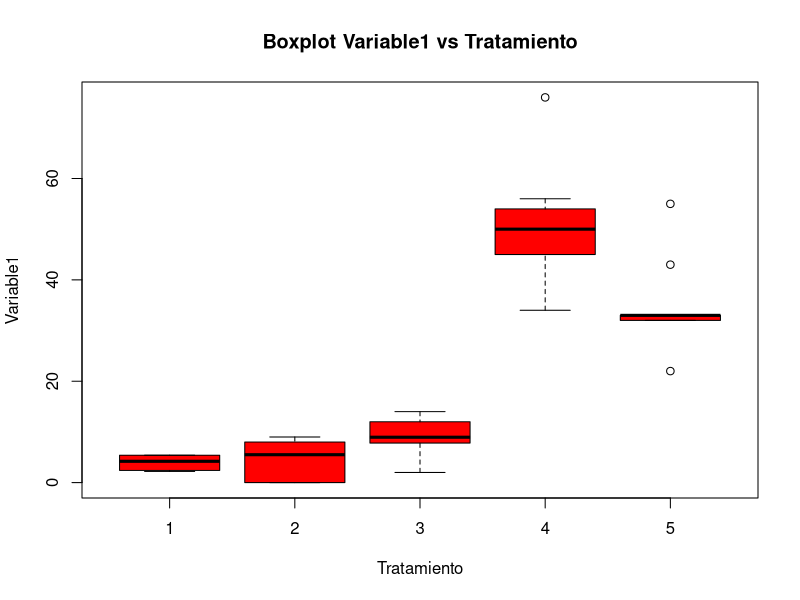
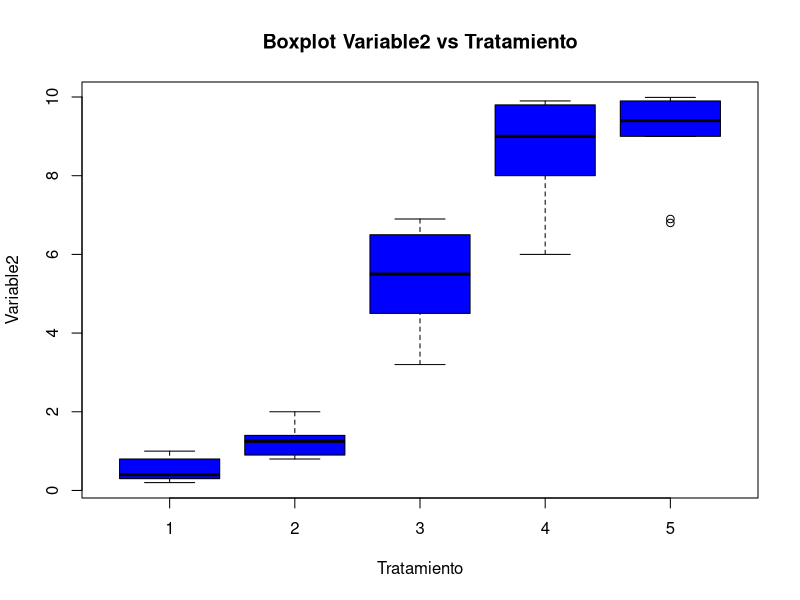
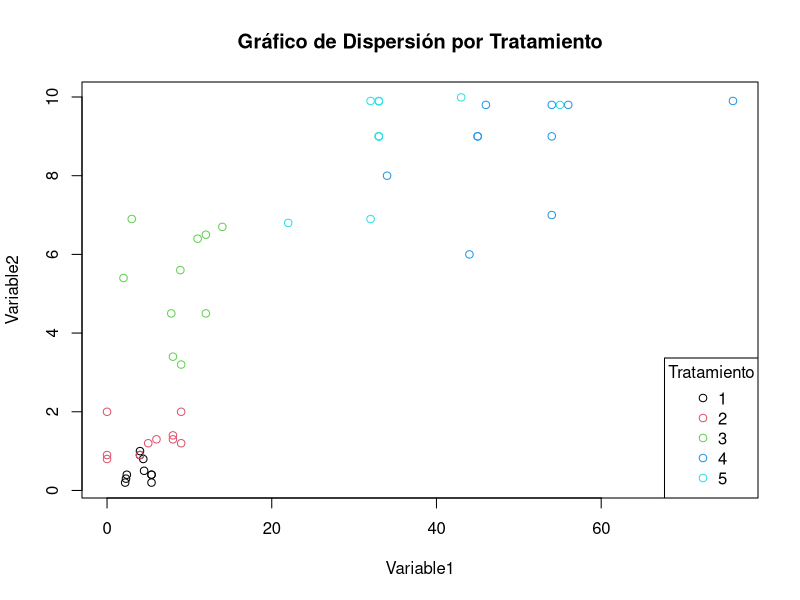
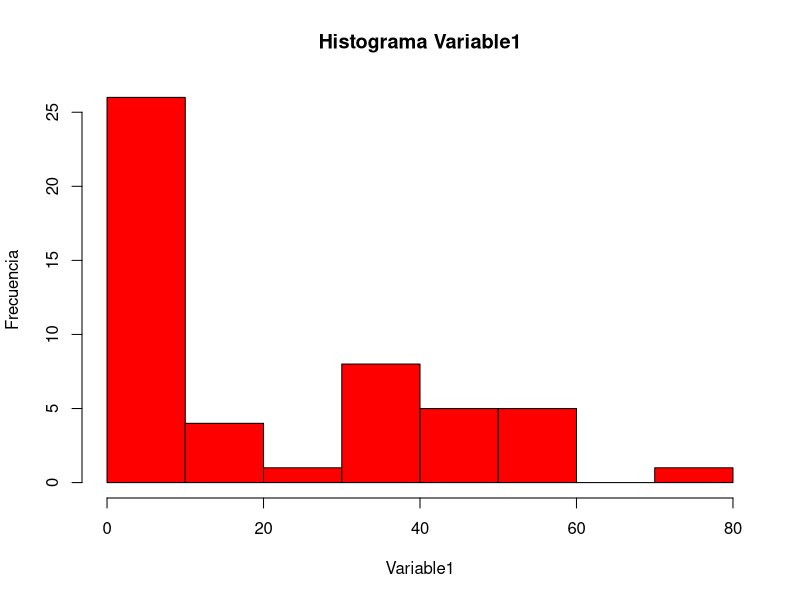
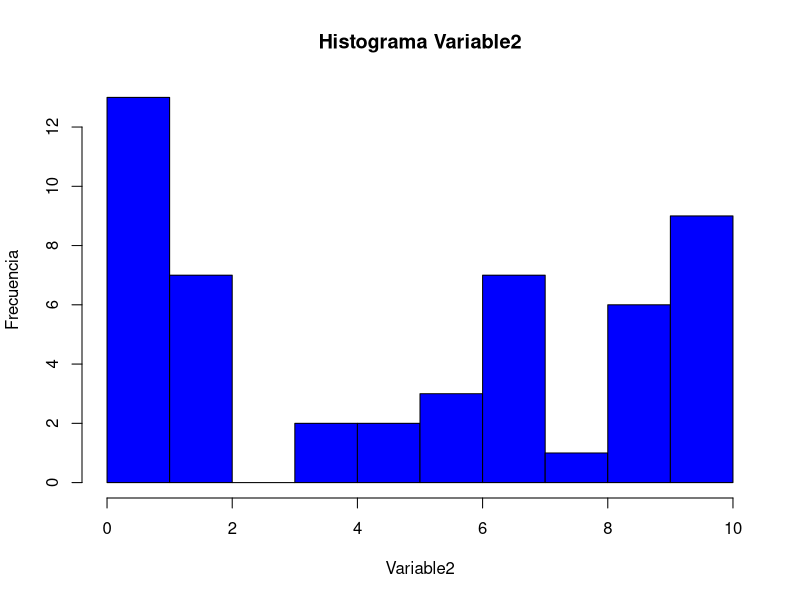

R code for these plots, in order:
# TRABAJO R MARTA MURIA CABRERO

########PREGUNTA 1########

# Cargo los datos
datos <- read.table("datos.txt", header = TRUE, sep = "\t")
datos

# Examino los datos
# Para mostrar las primeras filas
head(datos)

# Resumen estadístico de las variables
summary(datos)

# Dimensiones del conjunto de datos (vemos número de filas y columnas)
dim(datos)

# Estructura de los datos
str(datos)

## ¿Cuántas variables hay? Hay 2 variables "Variable1" y "Variable2". 
# Esto se puede determinar a partir de la salida de head(datos)

## ¿Cuántos tratamientos? Hay 5 tratamientos.
# Esto se puede determinar observando los valores únicos en la columna "Tratamiento".

########PREGUNTA 2########

# Creo un boxplot para Variable1
boxplot(Variable1~Tratamiento,data=datos, col = "red")

# Le agrego un título
title("Boxplot Variable1 vs Tratamiento")

# Creo un boxplot para Variable2
boxplot(Variable2~Tratamiento,data=datos, col = "blue")

# Le agrego un título
title("Boxplot Variable2 vs Tratamiento")

########PREGUNTA 3########

# Creo un gráfico de dispersión con colores por tratamiento
# pch = 1 se refiere a un tipo específico de marcador en este caso circunferencias.
plot(datos$Variable1, datos$Variable2, col = datos$Tratamiento, 
     pch = 1, xlab = "Variable1", ylab = "Variable2",
     main = "Gráfico de Dispersión por Tratamiento")

########PREGUNTA 4########

# Agrego una leyenda en la esquina inferior derecha
# Uso "bottomright" para colocar la leyenda en esquina inferior derecha del gráfico.
legend("bottomright", legend = unique(datos$Tratamiento), 
       col = unique(datos$Tratamiento), pch = 1, title = "Tratamiento")

########PREGUNTA 5########

# Histograma para la Variable1
hist(datos$Variable1, col = "red", main = "Histograma Variable1", xlab = "Variable1", ylab = "Frecuencia")

# Histograma para la Variable2
hist(datos$Variable2, col = "blue", main = "Histograma Variable2", xlab = "Variable2", ylab = "Frecuencia")

########PREGUNTA 6########

# Creo un factor a partir de la columna "Tratamiento" y lo guardo en una nueva variable
datos$TratamientoFactor <- factor(datos$Tratamiento)
datos$TratamientoFactor
head(datos$TratamientoFactor)

########PREGUNTA 7########

# Usando aggregate

# Calculo la media y desviación estándar para Variable1 por tratamiento
media_variable1 <- aggregate(Variable1 ~ TratamientoFactor, datos, mean)
desviacion_variable1 <- aggregate(Variable1 ~ TratamientoFactor, datos, sd)

# Resultados para Variable1
print("Media de Variable1 por Tratamiento:")
print(media_variable1)
print("Desviación Estándar de Variable1 por Tratamiento:")
print(desviacion_variable1)

# Calculo la media y desviación estándar para Variable2 por tratamiento
media_variable2 <- aggregate(Variable2 ~ TratamientoFactor, datos, mean)
desviacion_variable2 <- aggregate(Variable2 ~ TratamientoFactor, datos, sd)

# Resultados para Variable2
print("Media de Variable2 por Tratamiento:")
print(media_variable2)
print("Desviación Estándar de Variable2 por Tratamiento:")
print(desviacion_variable2)

########PREGUNTA 8########

# Uso table() para contar el número de elementos por tratamiento
elementos_por_tratamiento <- table(datos$TratamientoFactor)
elementos_por_tratamiento # Muestra la cantidad de elementos por tratamiento. 
# Vemos que dada tratamiento tiene 10 elementos

########PREGUNTA 9########

# Extraigo los datos para el tratamiento 1 y los guardo en una variable
datos_tratamiento_1 <- datos[datos$TratamientoFactor == "1", ]
datos_tratamiento_1

# Extraigo los datos para el tratamiento 4 y los guardo en otra variable
datos_tratamiento_4 <- datos[datos$TratamientoFactor == "4", ]
datos_tratamiento_4

########PREGUNTA 10########

# Nuestra hipótesis nula es que las medias de tratamiento 1 y tratamiento 4 para la Variable 1 son iguales
### ¿Puedes comprobarlo? Para ello, necesitarás comprobar primero si los datos se distribuyen de forma normal
# Uso el comando shapiro.test() para ver si los datos siguen una distribución normal.

shapiro.test(datos_tratamiento_1$Variable1)  # Prueba de normalidad para tratamiento 1
# Tiene un p value de 0.06434

shapiro.test(datos_tratamiento_4$Variable1)  # Prueba de normalidad para tratamiento 4
# Tiene un p value de 0.1564

# Ambos p values son mayores de 0.05, por lo que NO se rechaza la hipótesis nula.
# Los datos no siguen una distribución normal.


### En función del resultado de la prueba de normalidad, ¿qué test usarías? 
# Se usaría la prueba de t-student si nuestras variables fueran iguales.
# Como no siguen una distribución normal, uso el test de Wilcoxon-Mann-Whitney para tratamiento 1 y tratamiento 4
# Con este test comprobamos si el tratamiento 1 y 4 en base a la variable 1 son iguales o no.

wilcox.test(datos_tratamiento_1$Variable1, datos_tratamiento_4$Variable1,exact=FALSE)

# El resultado (p value= 0.0001727) indica que no son iguales ya que es menor de 0,05
# Se rechaza la hipótesis nula. Los tratamientos son estadísticamente diferentes.


### En general, asumimos que las muestras son independientes, pero ¿son sus varianzas iguales? 
# Para hacer la prueba de igualdad de varianzas uso el comando var.test()

var.test(datos_tratamiento_1$Variable1, datos_tratamiento_4$Variable1)

# EL resultado es un p-value de 4.595e-07. Como el pvalue es menor de 0.05 las varianzas son diferentes.
# Las varianzas son estadísticamente diferentes.